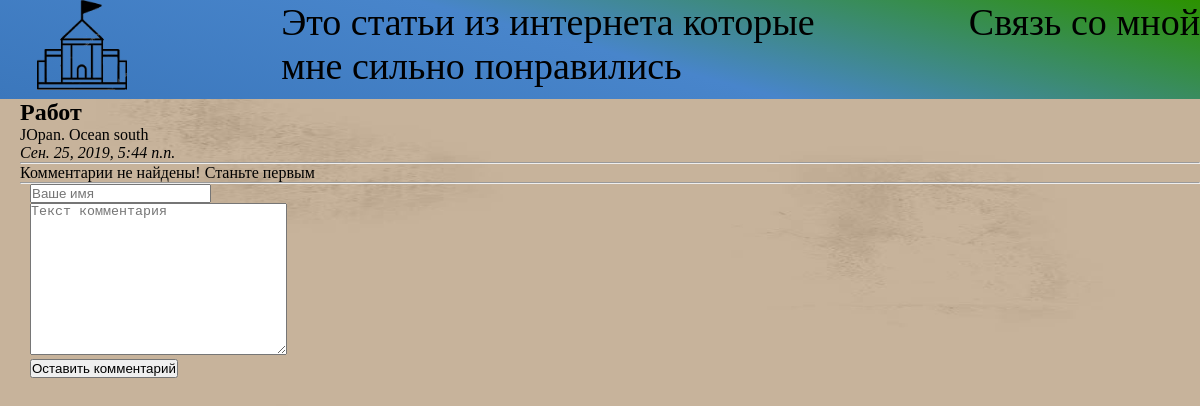
Page /articles/2/ on the committed database.
### Sport/apps/articles/models.py (models this page shows, shortened)
class Article(models.Model):
	article_title = models.CharField('Название статьи', max_length = 200)
	article_text = models.TextField('Текст статьи')
	pub_date = models.DateTimeField('Data')
	def was_published_recently(self):
		return self.pub_date >= (timezone.now() - datetime.timedelta(days = 7))
	class Meta:
		verbose_name = 'Статья'
		verbose_name_plural = 'Статьи'

### Sport/apps/articles/views.py (the view)
# urls.py: path('<int:article_id>/', views.detail, name='detail'),
def detail(request, article_id):
	try:
		a = Article.objects.get( id = article_id )
	except:
		raise Http404("Статья не найдена !")
	latest_comment_list = a.comment_set.order_by('-id')[:10]
	return render(request, 'articles/detail.html', {'article': a, 'latest_comment_list': latest_comment_list})

### Sport/templates/articles/detail.html (shortened to what this page needs)
{% extends 'base.html' %}
{% block content %}
<main class="comment-main">
	<h2>{{article.article_title}}</h2>
	<p>{{article.article_text}}</p>
	<em>{{article.pub_date}}</em>
	<hr>
	{% if latest_comment_list %}
		{% for c in latest_comment_list %}
			<p>
				<strong>{{c.author_name}}</strong>
				<p>{{c.comment_text}}</p>
			</p>
		{% endfor %}
	{% else %}
	Комментарии не найдены! Станьте первым
	{% endif %}
	<hr>
	<form action="{% url 'articles:leave_comment' article.id %}" method="POST">
		<input type="text" required placeholder="Ваше имя" name="name"><br>
		<textarea name="text" required="" placeholder="Текст комментария" cols="30" rows="10"></textarea><br>
		<button type="submit">Оставить комментарий</button>
	</form>
</main>
{% endblock %}

### static/css/base.css (style rules this page uses)
* { margin: 0; padding: 0; }
body { font-family: 'Mansalva', cursive; background: url(images/base-body-bacground.jpg); background-repeat: round; }
.comment-main { padding-left: 20px; }
.comment-main form { padding-left: 10px; }

### rows in the picture
Article: article_title "Работ", article_text "JOpan. Ocean south", pub_date "Сен. 25, 2019, 5:44 п.п."
